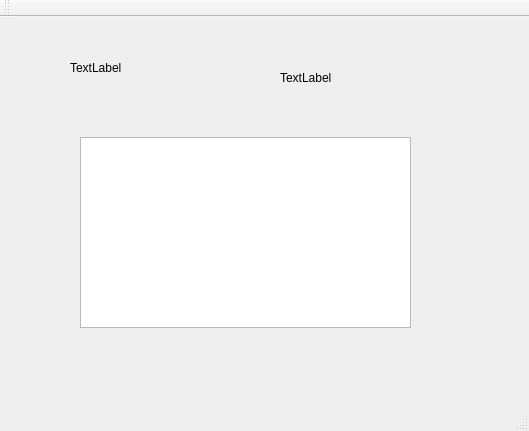
<?xml version="1.0" encoding="UTF-8"?>
<ui version="4.0">
 <class>UpdtServer</class>
 <widget class="QMainWindow" name="UpdtServer">
  <property name="geometry">
   <rect>
    <x>0</x>
    <y>0</y>
    <width>529</width>
    <height>431</height>
   </rect>
  </property>
  <property name="windowTitle">
   <string>UpdtServer</string>
  </property>
  <widget class="QWidget" name="centralWidget">
   <widget class="QLabel" name="statusLabel">
    <property name="geometry">
     <rect>
      <x>70</x>
      <y>30</y>
      <width>91</width>
      <height>41</height>
     </rect>
    </property>
    <property name="text">
     <string>TextLabel</string>
    </property>
   </widget>
   <widget class="QLabel" name="m_Label">
    <property name="geometry">
     <rect>
      <x>280</x>
      <y>20</y>
      <width>211</width>
      <height>81</height>
     </rect>
    </property>
    <property name="text">
     <string>TextLabel</string>
    </property>
   </widget>
   <widget class="QTextEdit" name="textEdit">
    <property name="geometry">
     <rect>
      <x>80</x>
      <y>120</y>
      <width>331</width>
      <height>191</height>
     </rect>
    </property>
   </widget>
  </widget>
  <widget class="QMenuBar" name="menuBar">
   <property name="geometry">
    <rect>
     <x>0</x>
     <y>0</y>
     <width>529</width>
     <height>26</height>
    </rect>
   </property>
  </widget>
  <widget class="QToolBar" name="mainToolBar">
   <attribute name="toolBarArea">
    <enum>TopToolBarArea</enum>
   </attribute>
   <attribute name="toolBarBreak">
    <bool>false</bool>
   </attribute>
  </widget>
  <widget class="QStatusBar" name="statusBar"/>
 </widget>
 <layoutdefault spacing="6" margin="11"/>
 <resources/>
 <connections/>
</ui>
